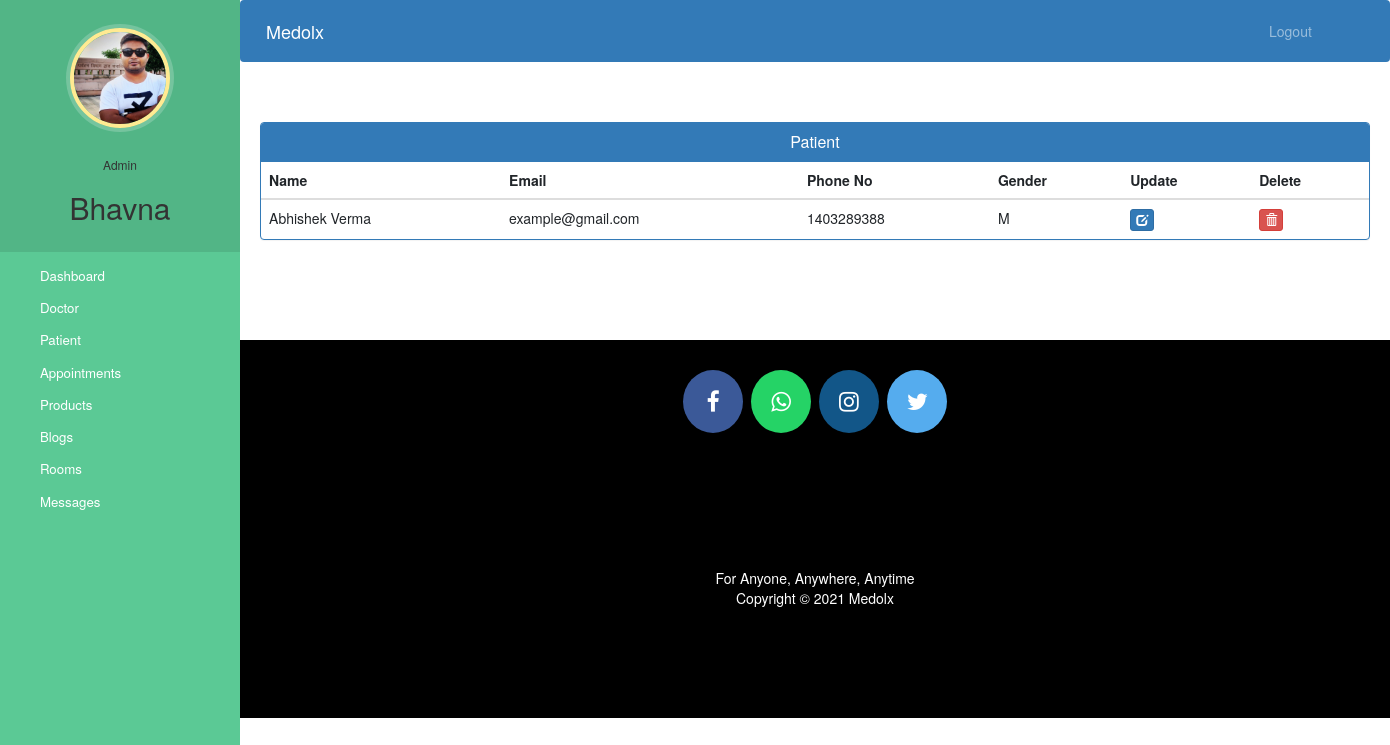
/admin_view_patient (signed in), run on the app's committed database.
### medolx/models.py (models this page shows, shortened)
class Patient(models.Model):
    user=models.OneToOneField(User,on_delete=models.CASCADE, default=None)
    email=models.CharField(max_length=30)
    phone_no = models.CharField(max_length=10, unique=True)
    gender = (
        ('M', 'Male'),
        ('F', 'Female'),
    )
    gender = models.CharField(max_length=1, choices=gender)
    status=models.BooleanField(default=False)
    @property
    def get_name(self):
        return self.user.first_name+" "+self.user.last_name

### medolx/views.py (the view)
# urls.py: path('admin_view_patient', views.admin_view_patient, name="admin_view_patient"),
@user_passes_test(lambda u: u.is_superuser)
def admin_view_patient(request):
    patients=models.Patient.objects.all().filter()
    return render(request,'admin_view_patient.html',{'patients':patients})
    print(patients)

### templates/admin_view_patient.html (shortened to what this page needs)
{% extends 'admin_base.html' %}
{% block content %}
{%load static%}
<head>
  <link href="//netdna.bootstrapcdn.com/bootstrap/3.0.0/css/bootstrap.min.css" rel="stylesheet" id="bootstrap-css">
</head>
<div class="container">
  <div class="panel panel-primary">
    <div class="panel-heading">
      <h6 class="panel-title">Patient</h6>
    </div>
    <table class="table table-hover" id="dev-table">
      <thead>
        <tr>
          <th>Name</th>
          <th>Email</th>
          <th>Phone No</th>
          <th>Gender</th>
          <th>Update</th>
          <th>Delete</th>
        </tr>
      </thead>
      {% for p in patients %}
      <tr>
        <td> {{p.get_name}}</td>
        <td>{{p.email}}</td>
        <td>{{p.phone_no}}</td>
        <td>{{p.gender}}</td>
        <td><a class="btn btn-primary btn-xs" href="{% url 'admin_update_patient' p.id  %}"><span class="glyphicon glyphicon-edit"></span></a></td>
        <td><a class="btn btn-danger btn-xs" href="{% url 'admin_delete_patient' p.id  %}"><span class="glyphicon glyphicon-trash"></span></a></td>
      </tr>
      {% endfor %}
    </table>
  </div>
</div>
{% endblock content %}

### templates/admin_base.html (shortened to what this page needs)
<!DOCTYPE html>
{% load static %}
<html lang="en">
<head>
  <link rel="stylesheet" href="https://stackpath.bootstrapcdn.com/bootstrap/4.3.1/css/bootstrap.min.css">
  <link rel="stylesheet" href="https://maxcdn.bootstrapcdn.com/font-awesome/4.7.0/css/font-awesome.min.css">
  <link rel="stylesheet" href="{% static '/style.css' %}">
</head>
<body>
  <nav class="menu" tabindex="0">
    <header class="avatar">
      <img src="{% static "images/doctorbhaiya.jpg" %}" />
      <br><br>
      <h6>Admin</h6>
      <h2>{{request.user.username}}</h2>
    </header>
    <ul>
      <li tabindex="0" class="icon-dashboard"> <a style="color:white; text-decoration:none;" href="/admin_dashboard"><span>Dashboard</span></a> </li>
      <li tabindex="0" class="icon-customers"> <a style="color:white; text-decoration:none;" href="/admin_doctor"><span>Doctor</span></a></li>
      <li tabindex="0" class="icon-users"> <a style="color:white; text-decoration:none;" href="/admin_patient"><span>Patient</span></a></li>
      <li tabindex="0" class="icon-calendar"> <a style="color:white; text-decoration:none;" href="/admin_view_appointments"><span>Appointments</span></a></li>
      <li tabindex="0" class="icon-customers"> <a style="color:white; text-decoration:none;" href="/admin_view_product"><span>Products</span></a></li>
      <li tabindex="0" class="icon-calendar"> <a style="color:white; text-decoration:none;" href="/admin_view_blog"><span>Blogs</span></a></li>
      <li tabindex="0" class="icon-calendar"> <a style="color:white; text-decoration:none;" href="/admin_view_room"><span>Rooms</span></a></li>
      <li tabindex="0" class="icon-calendar"> <a style="color:white; text-decoration:none;" href="/admin_view_message"><span>Messages</span></a></li>
    </ul>
  </nav>
  <main>
    <div class="bs-example">
      <nav class="navbar navbar-expand-md  navbar-dark fixed-top" style="background:#337AB7;">
        <a href="/admin_dashboard" class="navbar-brand">Medolx</a>
        <div class="collapse navbar-collapse justify-content-between" id="navbarCollapse">
          <div class="navbar-nav" style=" margin-left: 90%;">
            <a href="logout" class="nav-item nav-link">Logout</a>
          </div>
        </div>
      </nav>
    </div>
    <br><br>
    {% block content %}
    {% endblock content %}
    <br><br><br><br>
    <footer>
      <p>
        <a id="ftr" href="https://facebook.com/sumit.luv/" class="fa fa-facebook"></a>
        <a id="ftr" href="https://api.whatsapp.com/send?phone=919572181024&text=Hello%20Sumit.%0d%0aHow%20are%20you%20%3f%0d%0aI%20came%20from%20your%20website.&source=&data=#" class="fa fa-whatsapp"></a>
        <a id="ftr" href="https://instagram.com/sumit.luv" class="fa fa-instagram"></a>
        <a id="ftr" href="https://twitter.com/sumitkumar1503" class="fa fa-twitter"></a>
      </p>
      <br>
      <div class="container">
        <div class="row">
          <div class="col-md-12 col-sm-12">
            <div style="color:#ffffff;" class="wow fadeInUp footer-copyright">
              <p>For Anyone, Anywhere, Anytime<br>
                Copyright &copy; 2021 Medolx </p>
            </div>
          </div>
        </div>
      </div>
    </footer>
  </main>
</body>
</html>

### static/css/style.css (style rules this page uses)
* { padding: 0; margin: 0; text-decoration: none; list-style: none; box-sizing: border-box; }
a { text-decoration: none !important; }
h1,h2,h3,h4,h5,h6 { color:hsl(0, 0%, 30%); }
.btn { border-radius: 0; }

### templates/admin_base.html (style rules this page uses)
body { overflow-x: hidden; }
a:link { text-decoration: none; }
a { color: white; }
footer { padding: 0px 0px 0px 0px; background-color: black; margin: 0px; }
#ftr { padding: 20px; }
.fa { font-size: 23px; width: 60px; text-align: center; text-decoration: none; margin: 5px 2px; border-radius: 50%; }
.fa-facebook { background: #3B5998; color: white; margin-top: 30px; }
.fa-whatsapp { background: #25d366; color: white; }
.fa-twitter { background: #55ACEE; color: white; }
.fa-instagram { background: #125688; color: white; }
p { text-align: center; }
body { padding-left: 240px; }
main { position: relative; height: 100vh; }
.menu { background: #5bc995; height: 100vh; width: 240px; position: fixed; top: 0px; left: 0; z-index: 5; outline: none; }
.menu .avatar { background: rgba(0, 0, 0, 0.1); padding: 2em 0.5em; text-align: center; }
.menu .avatar img { width: 100px; border-radius: 50%; overflow: hidden; border: 4px solid #ffea92; box-shadow: 0 0 0 4px rgba(255, 255, 255, 0.2); }
.menu .avatar h2 { font-weight: normal; margin-bottom: 0; }
.menu ul { list-style: none; padding: 0.5em 0; margin: 0; }
.menu ul li { padding: 0.5em 1em 0.5em 3em; font-size: 0.95em; font-weight: regular; background-repeat: no-repeat; background-position: left 15px center; background-size: auto 20px; transition: all 0.15s linear; cursor: pointer; }
.menu ul li.icon-dashboard { background-image: url("http://www.entypo.com/images//gauge.svg"); }
.menu ul li.icon-customers { background-image: url("http://www.entypo.com/images//briefcase.svg"); }
.menu ul li.icon-users { background-image: url("http://www.entypo.com/images//users.svg"); }
.menu ul li.icon-calendar { background-image: url("http://www.entypo.com/images//calendar.svg"); }

### templates/admin_view_patient.html (style rules this page uses)
a:link { text-decoration: none; }
h6 { text-align: center; }
.row { margin: 100px; }

### data on the page
Patient: get_name "Abhishek Verma", email "example@gmail.com", phone_no "1403289388", gender "M"

### other printed values
{{ request.user.username }} "Bhavna"
